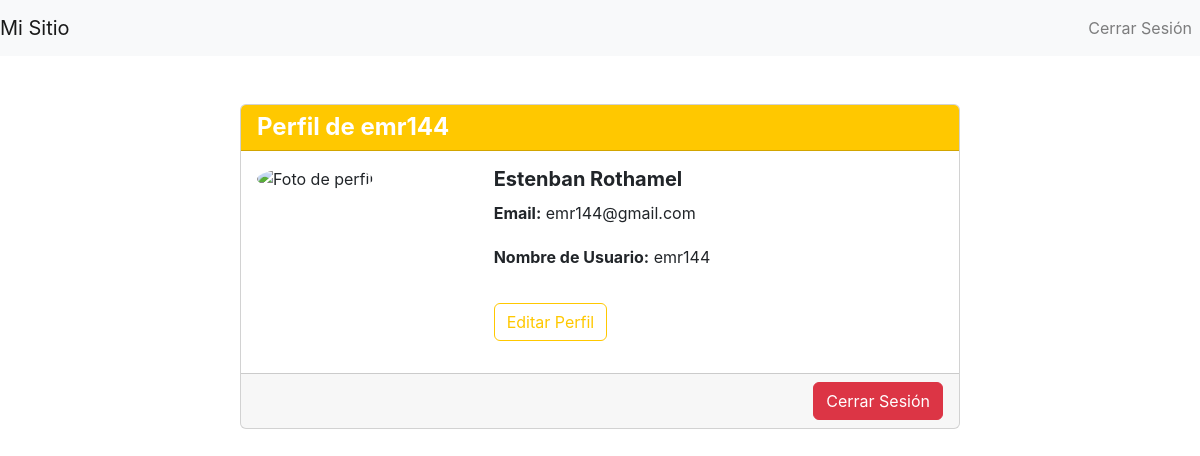
Page /start/profile/ (signed in) on the committed database.
### Startapp/models.py (models this page shows, shortened)
class CustomUser(AbstractUser):
    image = models.ImageField( upload_to='profile_images', blank=True, null=True)

### Startapp/views.py (the view)
# urls.py: path('profile/', views.profile_view, name='profile'),
@login_required
def profile_view(request):
    return render(request, 'profile.html', {'user': request.user})

### ultima_entrega_rothamel_esteban/templates/profile.html (shortened to what this page needs)
{% extends 'base_generic.html' %}
{% load static %}
{% block content %}
<div class="container mt-5">
    <div class="row justify-content-center">
        <div class="col-md-8">
            <div class="card">
                <div class="card-header bg-primary text-white">
                    <h4 class="mb-0">Perfil de {{ user.username }}</h4>
                </div>
                <div class="card-body">
                    <div class="row mb-3">
                        <div class="col-md-4">
                            <img src="{% static 'images/default_profile.png' %}" class="img-fluid rounded-circle" alt="Foto de perfil">
                        </div>
                        <div class="col-md-8">
                            <h5>{{ user.first_name }} {{ user.last_name }}</h5>
                            <p><strong>Email:</strong> {{ user.email }}</p>
                            <p><strong>Nombre de Usuario:</strong> {{ user.username }}</p>
                            <a href="{% url 'update_profile' %}" class="btn btn-outline-primary mt-3">Editar Perfil</a>
                        </div>
                    </div>
                </div>
                <div class="card-footer text-muted text-right">
                    <a href="{% url 'logout' %}" class="btn btn-danger">Cerrar Sesión</a>
                </div>
            </div>
        </div>
    </div>
</div>
{% endblock %}

### rows in the picture
CustomUser: username "emr144", first_name "Estenban", last_name "Rothamel", email "emr144@gmail.com"
